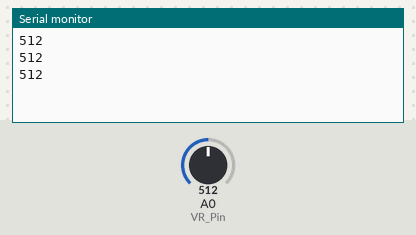
Bench run of a sketch on a simulated ESP8266 (NodeMCU). Shown: the last lines printed to the serial monitor. The test bench sets the inputs (shaded band); at power-on: A0 (VR_Pin) = 512.

Above: at 1.3 s.
1.4 s: A0 (VR_Pin) set to 716
At 1.9 s:
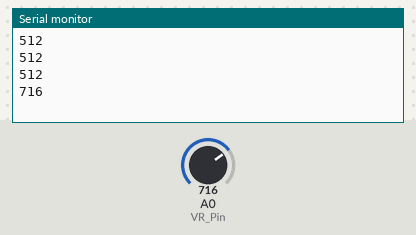
2.9 s: A0 (VR_Pin) set to 900
At 3.4 s:
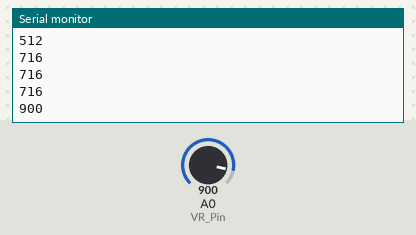
Timing chart, 0 to 5.9 s (numbered marks = the images above; inputs shaded):
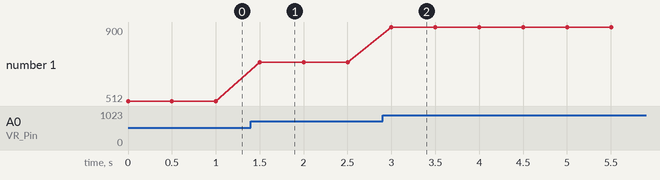

Measured:
- after the input at 1.4 s, the serial monitor: prints a new line after 0.10 s (image 1)
- after the input at 2.9 s, the serial monitor: prints a new line after 0.10 s (image 2)
- plotted number 1: 512 → 716 after the input at 1.4 s, 716 → 900 after the input at 2.9 s

The sketch:

POTENTIOMETER.ino
```cpp
int VR_Pin = A0;
int LED_pin = D0;
void setup() {
  // put your setup code here, to run once:
  Serial.begin(115200);
}

void loop() {
  // 저항값에 따라서 led
  int reading = analogRead(VR_Pin);
  Serial.println(reading);
  delay(500);
}
```
